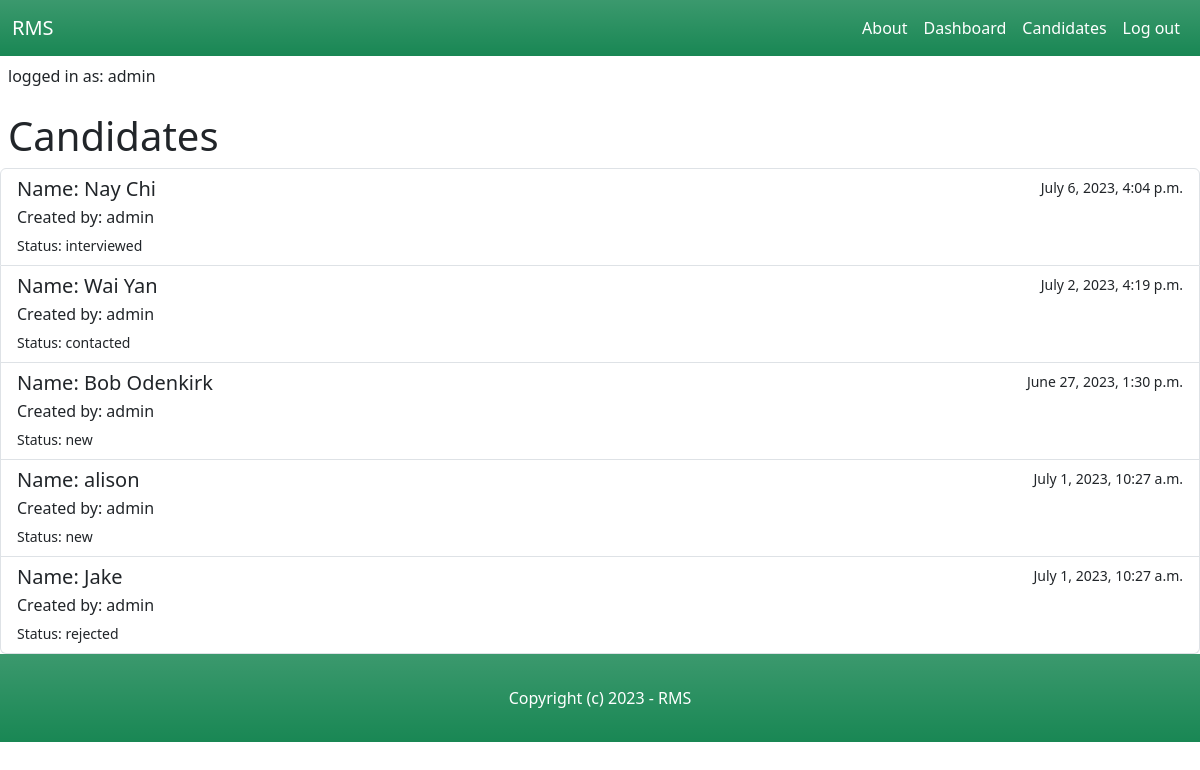
The page /dashboard/ (signed in) on the database its author committed.
### candidate/models.py (models this page shows, shortened)
class Candidate(models.Model):
    NEW = 'new'
    CONTACTED = 'contacted'
    INTERVIEWED = 'interviewed'
    HIRED = 'hired'
    REJECTED = 'rejected'
    CHOICES_STATUS = (
        (NEW, 'New'),
        (CONTACTED, 'Contacted'),
        (INTERVIEWED, 'Interviewed'),
        (HIRED, 'Hired'),
        (REJECTED, 'Rejected'),
    )
    name = models.CharField(max_length=255)
    description = models.TextField(blank=True, null=True)
    status = models.CharField(max_length=11, choices=CHOICES_STATUS, default=NEW)
    email = models.EmailField()
    phone = models.PositiveIntegerField()
    image = models.ImageField(upload_to='candidate_images', default='default_image.jpg', blank=True, null=True)
    resume = models.FileField(upload_to='resumes/', blank=True, null=True)
    is_active = models.BooleanField(default=True)
    created_by = models.ForeignKey(User, related_name='candidates', on_delete=models.CASCADE)
    created_at = models.DateTimeField(auto_now_add=True)
    modified_at = models.DateTimeField(auto_now=True)
    last_modified_by = models.ForeignKey(User, related_name='candidate', blank=True, null=True, on_delete=models.CASCADE)

### dashboard/views.py (the view)
# urls.py: path('', views.dashboard, name='dashboard'),
@login_required
def dashboard(request):
    candidates = Candidate.objects.filter(is_active=True).order_by('-created_at')[0:5]
    return render(request, 'dashboard/dashboard.html', {
        'candidates': candidates
    })

### dashboard/templates/dashboard/dashboard.html (shortened to what this page needs)
{% extends 'core/base.html' %}
{% block content %}
    <p class="px-2 py-2">logged in as: {{ request.user.username }}</p>
    <h1 class="px-2">Candidates</h1>
    <div class="list-group">
        {% if candidates %}
            {% for candidate in candidates %}
            <a style="text-decoration:none" href="{% url 'candidate_details' candidate.id %}" class="list-group-item list-group-item-action" aria-current="true">
                <div class="d-flex w-100 justify-content-between">
                    <h5 class="mb-1">Name: {{ candidate.name }}</h5>
                    <small>{{ candidate.modified_at }}</small>
                </div>
                <p class="mb-1">Created by: {{ candidate.created_by }} </p>
                <small>Status: {{ candidate.status }}</small>
            </a>
            {% endfor %}
            {% else %}
            <p>There are no candidates in the database. Try add <a href="{% url 'add_candidate' %}">here</a></p>
        {% endif %}
    </div>
{% endblock %}

### rows shown on the page
Candidate: name "Nay Chi", modified_at "July 6, 2023, 4:04 p.m.", created_by "admin", status "interviewed"
Candidate: name "Wai Yan", modified_at "July 2, 2023, 4:19 p.m.", created_by "admin", status "contacted"
Candidate: name "Bob Odenkirk", modified_at "June 27, 2023, 1:30 p.m.", created_by "admin", status "new"
Candidate: name "alison", modified_at "July 1, 2023, 10:27 a.m.", created_by "admin", status "new"
Candidate: name "Jake", modified_at "July 1, 2023, 10:27 a.m.", created_by "admin", status "rejected"

### other values the page prints
{{ request.user.username }} "admin"
